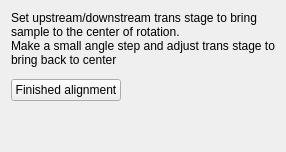
     <widget class="QWidget" name="page_second_trans">
      <layout class="QVBoxLayout" name="layout_second_trans">
       <item>
        <widget class="QLabel" name="lb_secondtrans_title">
         <property name="wordWrap">
          <bool>true</bool>
         </property>
         <property name="text">
          <string>Set upstream/downstream trans stage to bring sample to the center of rotation.
Make a small angle step and adjust trans stage to bring back to center</string>
         </property>
        </widget>
       </item>
       <item>
        <widget class="QWidget" name="container_rows_secondtrans" native="true"/>
       </item>
       <item>
        <layout class="QHBoxLayout" name="layout_secondtrans_buttons">
         <item>
          <widget class="QPushButton" name="pb_second_finish">
           <property name="text">
            <string>Finished alignment</string>
           </property>
          </widget>
         </item>
         <item>
          <spacer name="spacer_secondtrans">
           <property name="orientation">
            <enum>Qt::Horizontal</enum>
           </property>
           <property name="sizeHint" stdset="0">
            <size>
             <width>40</width>
             <height>20</height>
            </size>
           </property>
          </spacer>
         </item>
        </layout>
       </item>
       <item>
        <spacer name="spacer_secondtrans_bottom">
         <property name="orientation">
          <enum>Qt::Vertical</enum>
         </property>
         <property name="sizeHint" stdset="0">
          <size>
           <width>20</width>
           <height>40</height>
          </size>
         </property>
        </spacer>
       </item>
      </layout>
     </widget>
